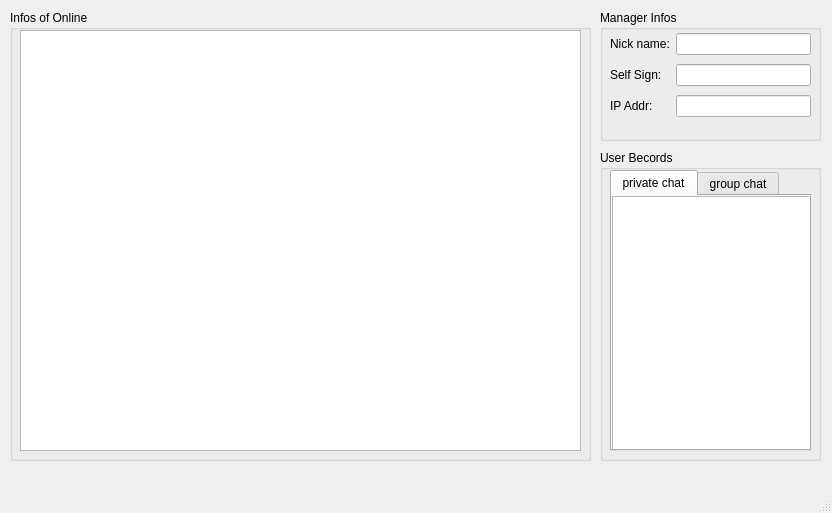
<?xml version="1.0" encoding="UTF-8"?>
<ui version="4.0">
 <class>MainWindow</class>
 <widget class="QMainWindow" name="MainWindow">
  <property name="geometry">
   <rect>
    <x>0</x>
    <y>0</y>
    <width>832</width>
    <height>513</height>
   </rect>
  </property>
  <property name="windowTitle">
   <string>MainWindow</string>
  </property>
  <widget class="QWidget" name="centralwidget">
   <widget class="QGroupBox" name="groupBox">
    <property name="geometry">
     <rect>
      <x>10</x>
      <y>10</y>
      <width>581</width>
      <height>451</height>
     </rect>
    </property>
    <property name="title">
     <string>Infos of Online</string>
    </property>
    <widget class="QTableWidget" name="tw_userOnlineList">
     <property name="geometry">
      <rect>
       <x>10</x>
       <y>20</y>
       <width>561</width>
       <height>421</height>
      </rect>
     </property>
    </widget>
   </widget>
   <widget class="QGroupBox" name="groupBox_2">
    <property name="geometry">
     <rect>
      <x>600</x>
      <y>10</y>
      <width>221</width>
      <height>131</height>
     </rect>
    </property>
    <property name="title">
     <string>Manager Infos</string>
    </property>
    <widget class="QWidget" name="layoutWidget">
     <property name="geometry">
      <rect>
       <x>10</x>
       <y>20</y>
       <width>201</width>
       <height>91</height>
      </rect>
     </property>
     <layout class="QGridLayout" name="gridLayout">
      <item row="0" column="0">
       <widget class="QLabel" name="label">
        <property name="text">
         <string>Nick name:</string>
        </property>
       </widget>
      </item>
      <item row="0" column="1">
       <widget class="QLineEdit" name="le_name"/>
      </item>
      <item row="1" column="0">
       <widget class="QLabel" name="label_2">
        <property name="text">
         <string>Self Sign:</string>
        </property>
       </widget>
      </item>
      <item row="1" column="1">
       <widget class="QLineEdit" name="le_sign"/>
      </item>
      <item row="2" column="0">
       <widget class="QLabel" name="label_3">
        <property name="text">
         <string>IP Addr:</string>
        </property>
       </widget>
      </item>
      <item row="2" column="1">
       <widget class="QLineEdit" name="le_ipAddr"/>
      </item>
     </layout>
    </widget>
   </widget>
   <widget class="QGroupBox" name="groupBox_3">
    <property name="geometry">
     <rect>
      <x>600</x>
      <y>150</y>
      <width>221</width>
      <height>311</height>
     </rect>
    </property>
    <property name="title">
     <string>User Becords</string>
    </property>
    <widget class="QTabWidget" name="tabWidget">
     <property name="geometry">
      <rect>
       <x>10</x>
       <y>20</y>
       <width>201</width>
       <height>281</height>
      </rect>
     </property>
     <property name="currentIndex">
      <number>0</number>
     </property>
     <widget class="QWidget" name="tab">
      <attribute name="title">
       <string>private chat</string>
      </attribute>
      <widget class="QTextBrowser" name="textBrowser">
       <property name="geometry">
        <rect>
         <x>0</x>
         <y>0</y>
         <width>201</width>
         <height>261</height>
        </rect>
       </property>
      </widget>
     </widget>
     <widget class="QWidget" name="tab_2">
      <attribute name="title">
       <string>group chat</string>
      </attribute>
     </widget>
    </widget>
   </widget>
  </widget>
  <widget class="QMenuBar" name="menubar">
   <property name="geometry">
    <rect>
     <x>0</x>
     <y>0</y>
     <width>832</width>
     <height>23</height>
    </rect>
   </property>
  </widget>
  <widget class="QStatusBar" name="statusbar"/>
 </widget>
 <resources/>
 <connections/>
</ui>
